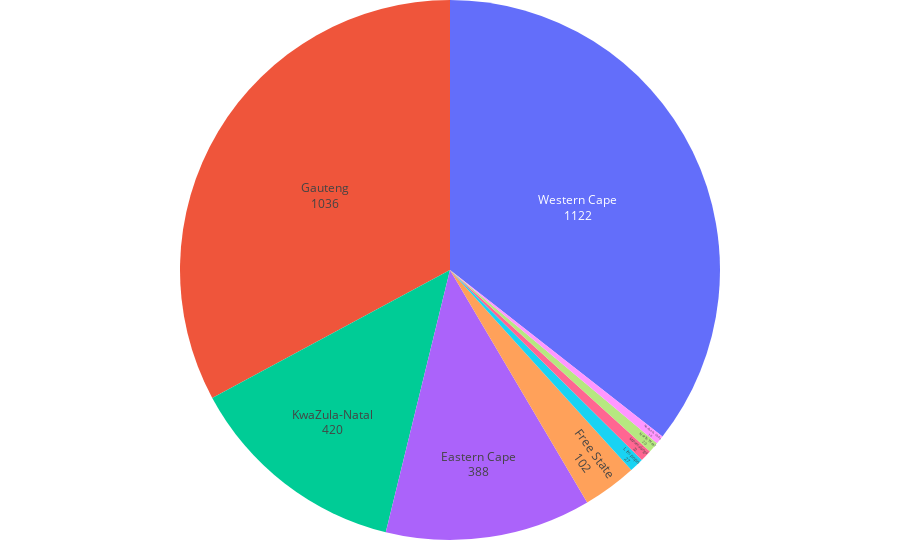

The notebook cell this image was saved under:
### Code cell
create_pie_chart(prov_recov_totals, 'recovered', 'province', 'tot_recovered_per_province.html')

### Figure 1 — Plotly figure (JSON) as saved in the notebook; plotly's stock layout.template omitted (floating-point values rounded to 4 significant figures)
{"data": [{"domain": {"x": [0, 1], "y": [0, 1]}, "hoverinfo": "label+percent", "hovertemplate": "%{label}<br>%{value}", "labels": ["Eastern Cape", "Free State", "Gauteng", "KwaZula-Natal", "Limpopo", "Mpumalanga", "North West", "Northern Cape", "Western Cape"], "legendgroup": "", "name": "", "showlegend": true, "textinfo": "value+label", "textposition": "inside", "type": "pie", "values": [388, 102, 1036, 420, 27, 22, 20, 16, 1122]}], "layout": {"legend": {"tracegroupgap": 0, "x": 0, "y": 1}, "margin": {"b": 20, "l": 0, "r": 0, "t": 0}, "showlegend": false}}
